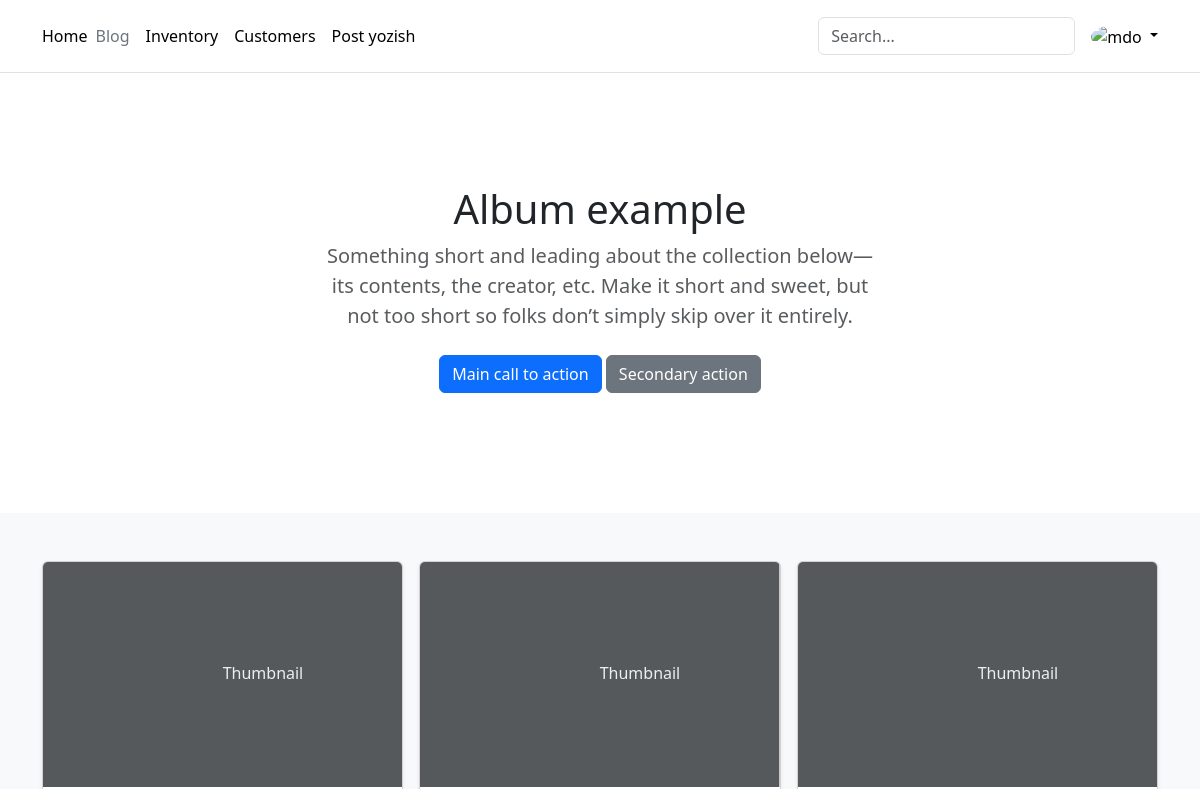
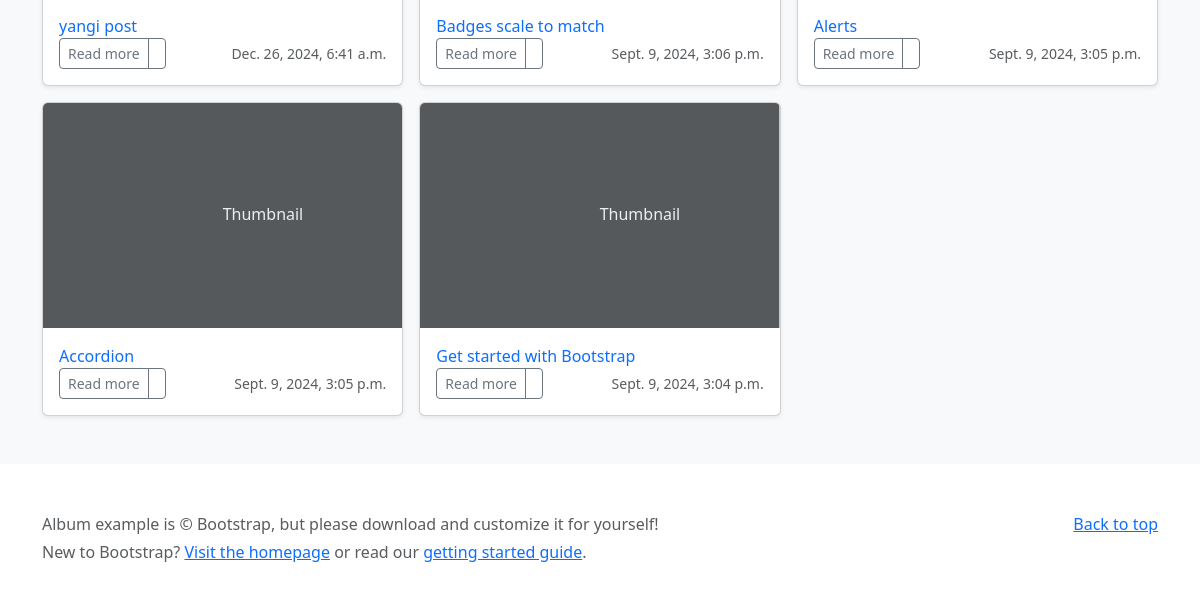
The app's page /, older data (2 pictures, top to bottom).
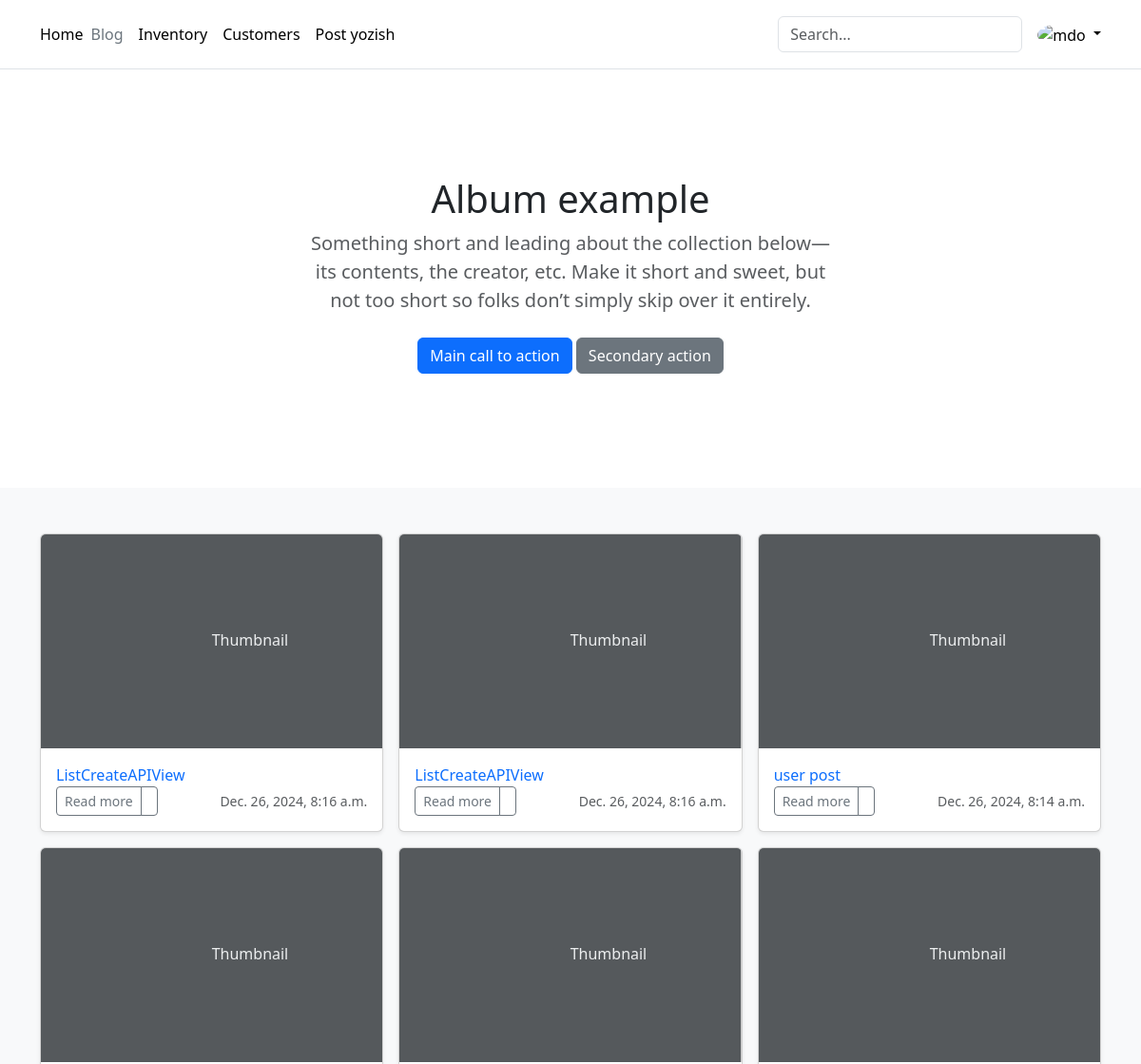
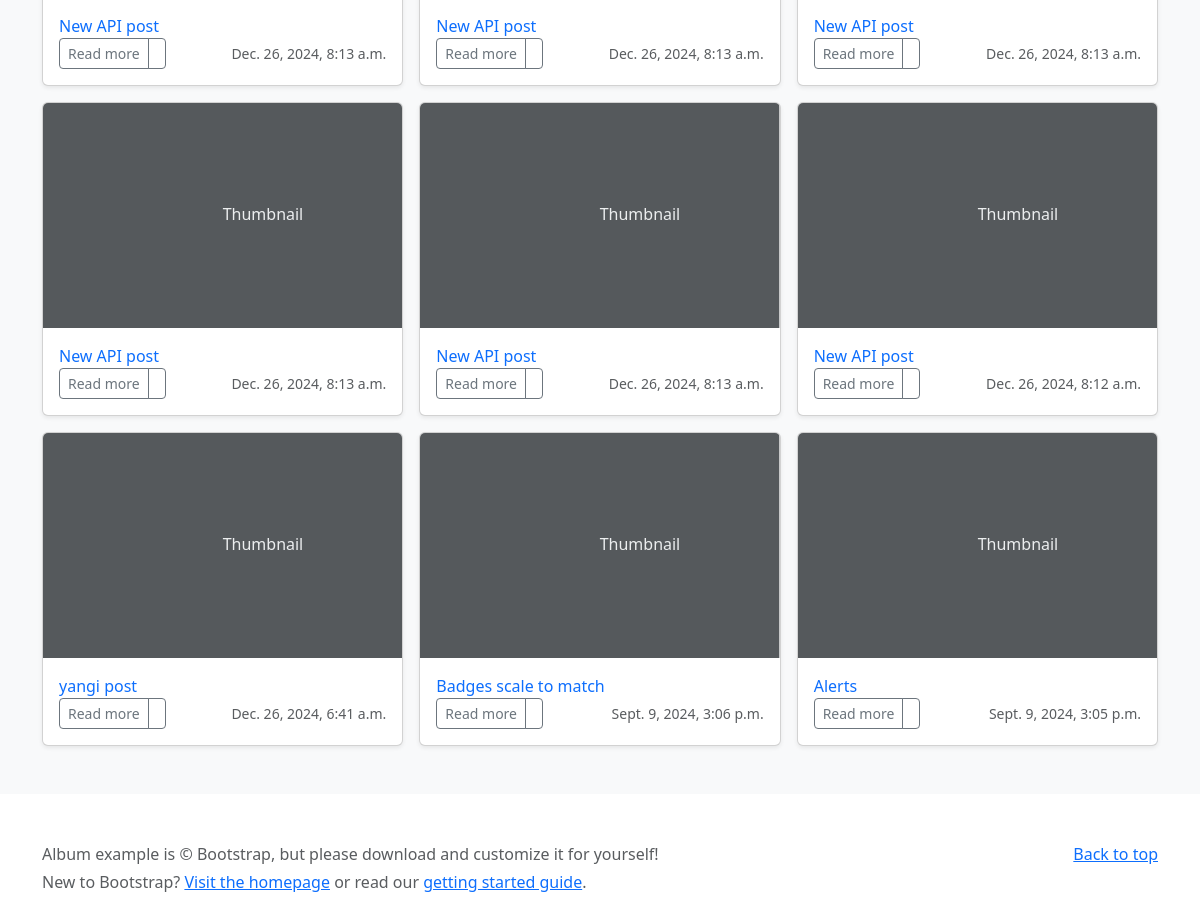
The same page, newer data (2 pictures, top to bottom).
### blog/models.py (models this page shows, shortened)
class Post(models.Model):
    author = models.ForeignKey(User, on_delete=models.CASCADE)
    title = models.CharField(max_length=200)
    body = models.TextField()
    created = models.DateTimeField(auto_now_add=True)
    updated = models.DateTimeField(auto_now=True)
    def get_absolute_url(self):
        return "/" + str(self.id) + "/"
    class Meta:
        ordering = ['-id']

### blog/views.py (the view)
# urls.py: path('', PostListView.as_view(), name='list'),
class PostListView(generic.ListView):
    model = Post
    template_name = 'list.html'
    context_object_name = 'posts'

### templates/list.html (shortened to what this page needs)
{% extends "base.html" %}
{% block content %}
<div class="row row-cols-1 row-cols-sm-2 row-cols-md-3 g-3">
    {% for post in posts %}
    <div class="col">
        <div class="card shadow-sm">
            <svg class="bd-placeholder-img card-img-top" width="100%" height="225"
                 xmlns="http://www.w3.org/2000/svg" role="img" aria-label="Placeholder: Thumbnail"
                 preserveAspectRatio="xMidYMid slice" focusable="false"><title>Placeholder</title>
                <text x="50%" y="50%" fill="#eceeef" dy=".3em">Thumbnail</text>
            </svg>
            <div class="card-body">
                <a href="{{ post.get_absolute_url }}" class="text-decoration-none"><p class="card-text">
                    {{ post.title }}</p></a>
                <div class="d-flex justify-content-between align-items-center">
                    <div class="btn-group">
                        <a href="{{ post.get_absolute_url }}" type="button" class="btn btn-sm btn-outline-secondary">Read
                            more</a>
                        <button type="button" class="btn btn-sm btn-outline-secondary">
                        </button>
                    </div>
                    <small class="text-muted">{{ post.created }}</small>
                </div>
            </div>
        </div>
    </div>
    {% endfor %}
</div>
{% endblock %}

### templates/base.html (shortened to what this page needs)
<!doctype html>
<html lang="en">
<head>
    <link href="https://cdn.jsdelivr.net/npm/bootstrap@5.3.3/dist/css/bootstrap.min.css" rel="stylesheet">
</head>
<body>
<header class="p-3 mb-3 border-bottom">
    <div class="container">
        <div class="d-flex flex-wrap align-items-center justify-content-center justify-content-lg-start">
            <a href="/" class="d-flex align-items-center mb-2 mb-lg-0 link-body-emphasis text-decoration-none">
                Home
            </a>
            <ul class="nav col-12 col-lg-auto me-lg-auto mb-2 justify-content-center mb-md-0">
                <li><a href="#" class="nav-link px-2 link-secondary">Blog</a></li>
                <li><a href="#" class="nav-link px-2 link-body-emphasis">Inventory</a></li>
                <li><a href="#" class="nav-link px-2 link-body-emphasis">Customers</a></li>
                <li><a href="{% url 'posts:create' %}" class="nav-link px-2 link-body-emphasis">Post yozish</a></li>
            </ul>
            <form class="col-12 col-lg-auto mb-3 mb-lg-0 me-lg-3" role="search">
                <input type="search" class="form-control" placeholder="Search..." aria-label="Search">
            </form>
            <div class="dropdown text-end">
                <a href="#" class="d-block link-body-emphasis text-decoration-none dropdown-toggle"
                   data-bs-toggle="dropdown" aria-expanded="false">
                    <img src="https://github.com/mdo.png" alt="mdo" width="32" height="32" class="rounded-circle">
                </a>
            </div>
        </div>
    </div>
</header>
<main>
    <section class="py-5 text-center container">
        <div class="row py-lg-5">
            <div class="col-lg-6 col-md-8 mx-auto">
                <h1 class="fw-light">Album example</h1>
                <p class="lead text-muted">Something short and leading about the collection below—its contents, the
                    creator, etc. Make it short and sweet, but not too short so folks don’t simply skip over it
                    entirely.</p>
                <p>
                    <a href="#" class="btn btn-primary my-2">Main call to action</a>
                    <a href="#" class="btn btn-secondary my-2">Secondary action</a>
                </p>
            </div>
        </div>
    </section>
    <div class="album py-5 bg-light">
        <div class="container">
            {% block content %} {% endblock %}
        </div>
    </div>
</main>
<footer class="text-muted py-5">
    <div class="container">
        <p class="float-end mb-1">
            <a href="#">Back to top</a>
        </p>
        <p class="mb-1">Album example is © Bootstrap, but please download and customize it for yourself!</p>
        <p class="mb-0">New to Bootstrap? <a href="/">Visit the homepage</a> or read our <a
                href="/docs/5.0/getting-started/introduction/">getting started guide</a>.</p>
    </div>
</footer>
</body>
</html>

Row changes from the older to the newer data that the page shows:
removed Post: title "Accordion", created "Sept. 9, 2024, 3:05 p.m."
removed Post: title "Get started with Bootstrap", created "Sept. 9, 2024, 3:04 p.m."
added Post: title "ListCreateAPIView", created "Dec. 26, 2024, 8:16 a.m."
added Post: title "ListCreateAPIView", created "Dec. 26, 2024, 8:16 a.m."
added Post: title "user post", created "Dec. 26, 2024, 8:14 a.m."
added Post: title "New API post", created "Dec. 26, 2024, 8:13 a.m."
added Post: title "New API post", created "Dec. 26, 2024, 8:13 a.m."
added Post: title "New API post", created "Dec. 26, 2024, 8:13 a.m."
added Post: title "New API post", created "Dec. 26, 2024, 8:13 a.m."
added Post: title "New API post", created "Dec. 26, 2024, 8:13 a.m."
added Post: title "New API post", created "Dec. 26, 2024, 8:12 a.m."
